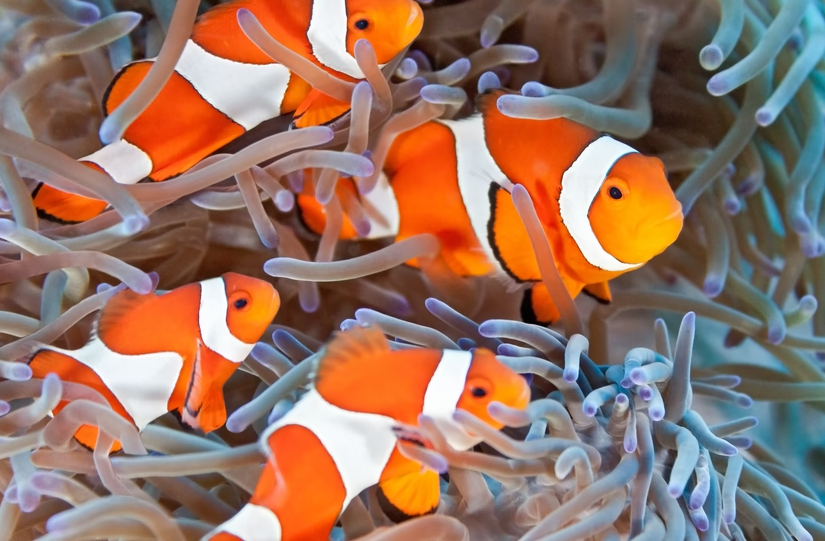
#> input picture clown_fish.png, 825 x 541 px
$ jupyter execute --allow-errors 'Clustering based Segmentation.ipynb'
#> lines starting #> are read from the running program, lines starting #| are printed output that depends on the picture; after the words box and inside, x2 and y2 are one past the last pixel; in counts of white or black regions, pixels touching at a corner belong together
[cell 1]
import cv2
import numpy as np
import matplotlib.pyplot as plt

[cell 2]
image = cv2.imread('clown_fish.png')
#> image is the input picture: shape (541, 825, 3); mean B, G, R 100.7, 115.7, 150.1

[cell 3]
img_rgb = cv2.cvtColor(image, cv2.COLOR_BGR2RGB)
plt.imshow(img_rgb)
plt.title('Original Image')

[cell 4]
img_flatten = img_rgb.flatten()

[cell 5]
data = img_rgb.reshape((-1, 3))
data = np.float32(data)

[cell 6]
k = 4

[cell 7]
criteria = (cv2.TERM_CRITERIA_EPS + cv2.TERM_CRITERIA_MAX_ITER, 100, 0.2)

[cell 8]
ret, labels, centres = cv2.kmeans(data, k, None, criteria, 10, cv2.KMEANS_RANDOM_CENTERS)
#> ret = 955742461; centres = [[235.6, 98.85, 22.37], [215.4, 219.8, 226.5], [89.72, 71.37, 63.85], [140.6, 137.2, 143.5]]

[cell 9]
centres
#> Out has the same summary as centres

[cell 10]
segmented_labels = labels.reshape(img_rgb.shape[0], img_rgb.shape[1])
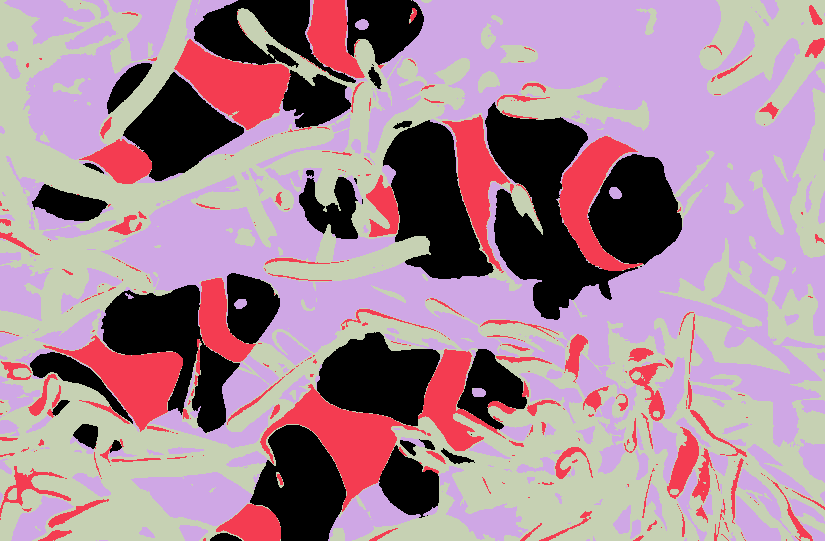
#> segmented_labels: shape (541, 825) int32; 4 distinct labels, from 0 to 3; one colour per label, 0 black

[cell 11]
plt.imshow(segmented_labels)

[cell 12]
cluster_mask = []

for i in range(k):
    mask = (segmented_labels == i)
    cluster_mask.append(mask)
#> this loop made 4 passes
#> pass 1, `mask = (segmented_labels == i)`:
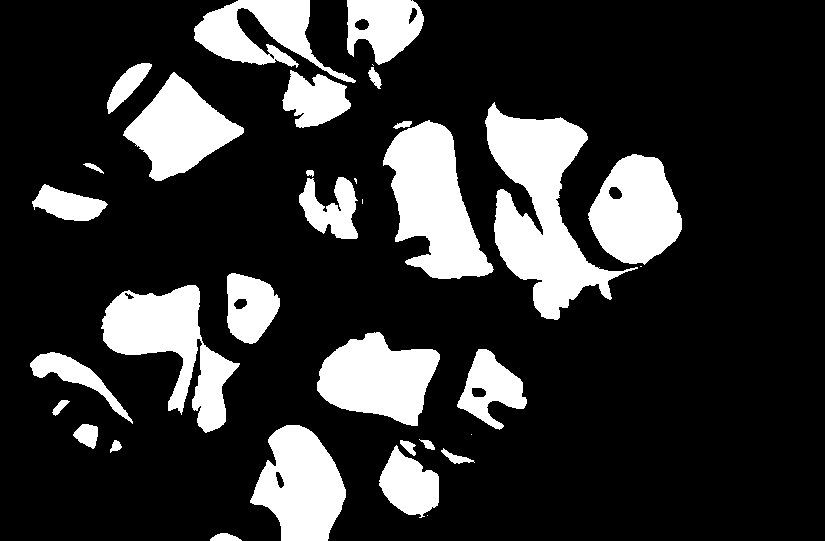
#> mask: shape (541, 825) bool; 19.9% white; 34 white regions (6 under 20 px), largest, box (x1, y1, x2, y2) and area: (485, 102, 638, 320) 13604, (383, 120, 494, 279) 9933, (101, 285, 240, 433) 8744
#> pass 2, `mask = (segmented_labels == i)`:
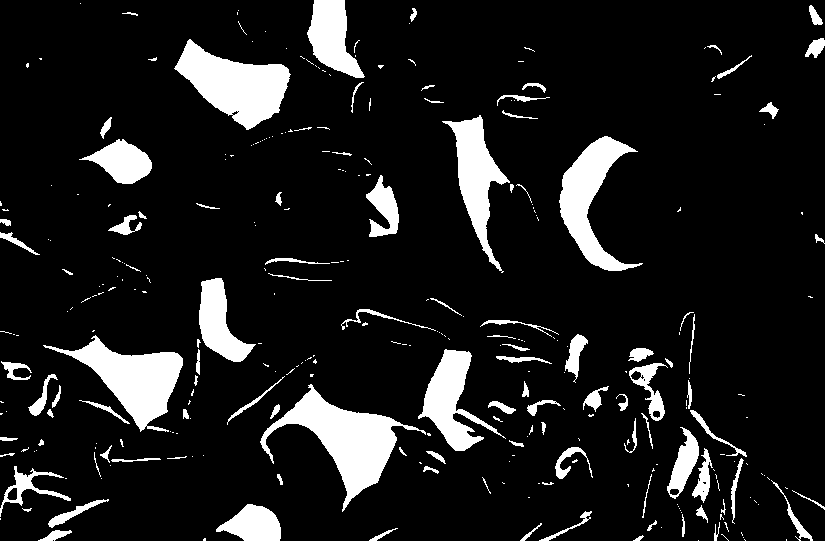
#> mask: shape (541, 825) bool; 11.3% white; 310 white regions (202 under 20 px), largest, box (x1, y1, x2, y2) and area: (260, 384, 426, 512) 6198, (174, 39, 291, 130) 5435, (43, 335, 183, 432) 5071
#> pass 3, `mask = (segmented_labels == i)`:
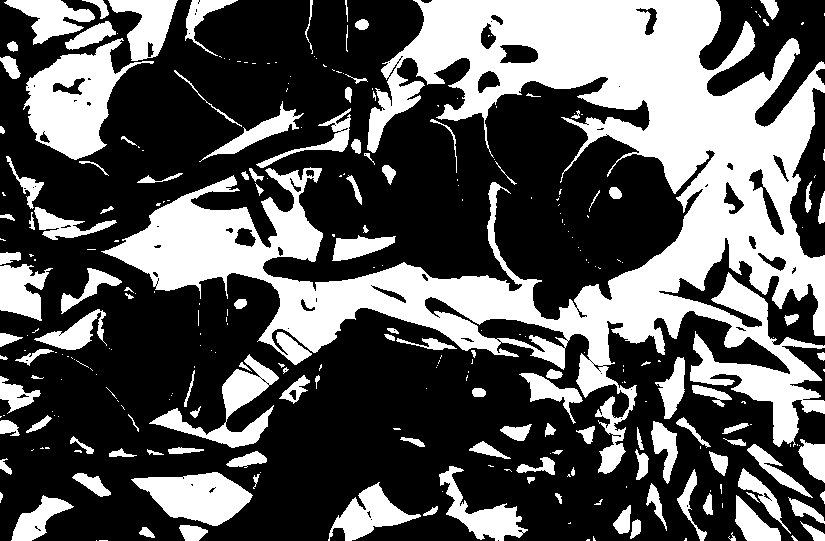
#> mask: shape (541, 825) bool; 35.3% white; 291 white regions (163 under 20 px), largest, box (x1, y1, x2, y2) and area: (101, 0, 825, 474) 103232, (23, 38, 154, 160) 7175, (131, 472, 253, 526) 3973
#> after the loop, cluster_mask = 4 items

[cell 13]
plt.imshow(cluster_mask[0], cmap = 'gray')

[cell 14]
plt.imshow(cluster_mask[1], cmap = 'gray')

[cell 15]
cluster_mask_images = []

for i, mask in enumerate(cluster_mask):
    cluster_color = centres[i]
    cluster_mask_rgb = np.zeros_like(img_rgb)
    cluster_mask_rgb[mask] = cluster_color
    cluster_mask_images.append(cluster_mask_rgb)
#> this loop made 4 passes
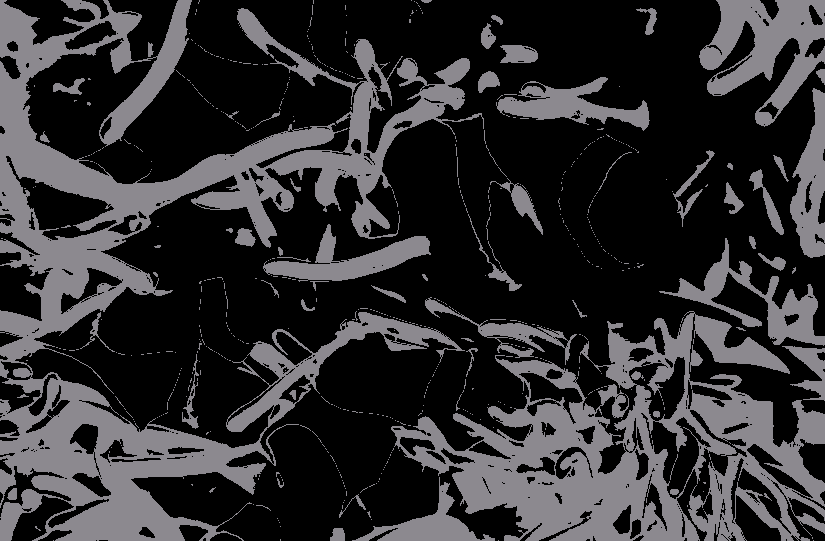
#> cluster_mask_rgb: shape (541, 825, 3); mean R, G, B 46.8, 45.8, 47.8
#> after the loop, cluster_mask_images = 4 items

[cell 16]
plt.imshow(cluster_mask_images[0], cmap = 'gray')
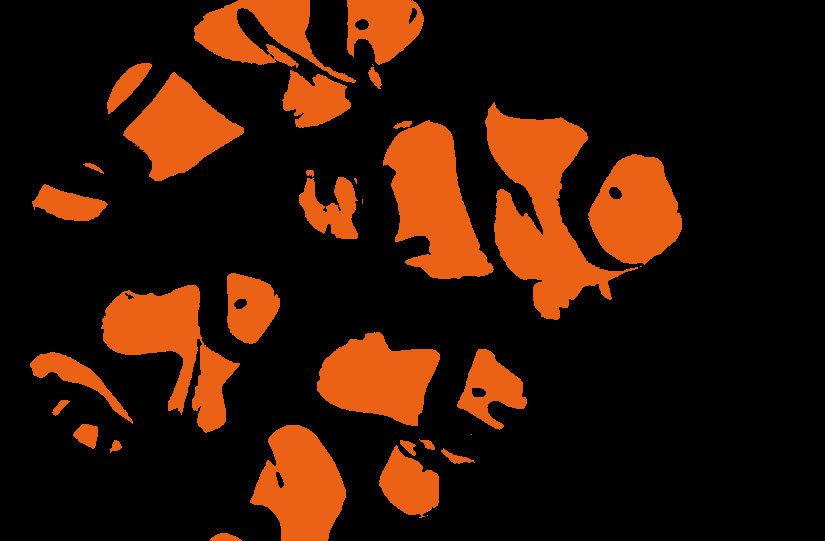
#> shown: shape (541, 825, 3); mean R, G, B 46.8, 19.5, 4.4

[cell 17]
plt.imshow(cluster_mask_images[1], cmap = 'gray')
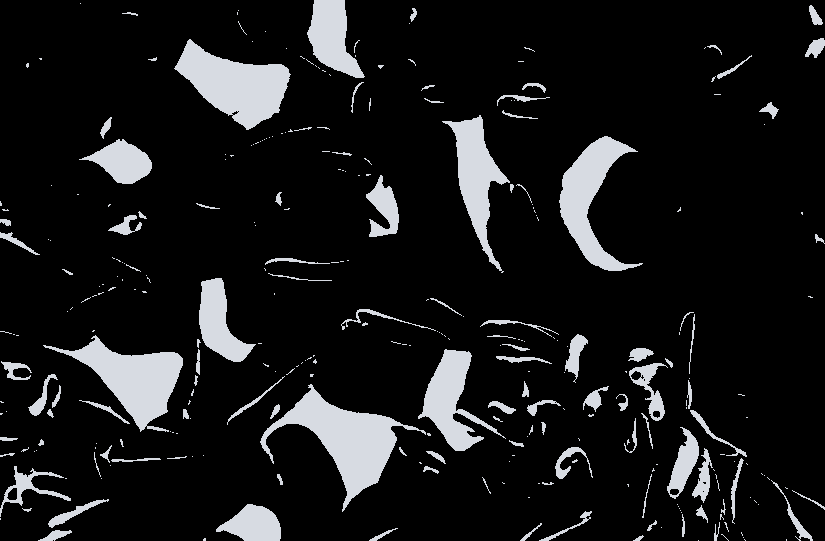
#> shown: shape (541, 825, 3); mean R, G, B 24.4, 24.8, 25.6

[cell 18]
merged_mask = cluster_mask_images[0] ^ cluster_mask_images[1]
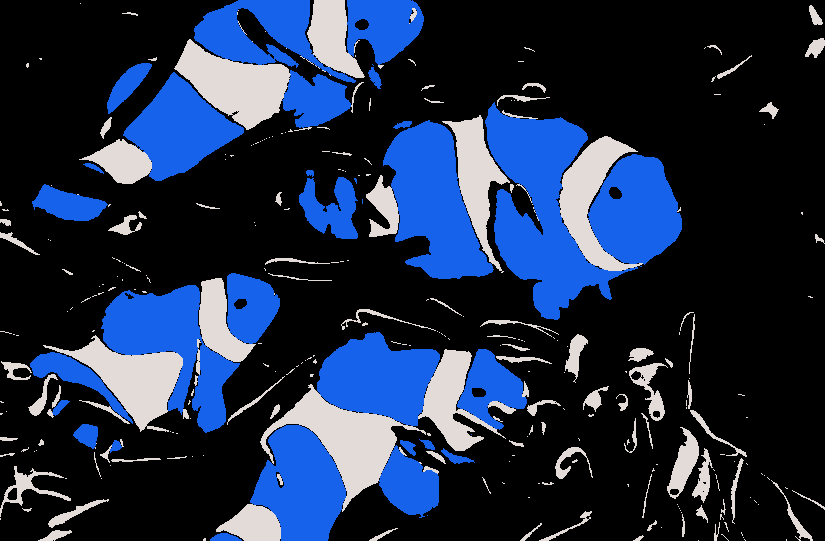
#> merged_mask: shape (541, 825, 3); mean of channels 0, 1, 2 71.2, 44.4, 30; drawn as B, G, R
merged_mask_rgb = np.zeros_like(img_rgb)
#> (the rest of this cell did not finish here and is left out)

$ run again, with friends.png copied over clown_fish.png
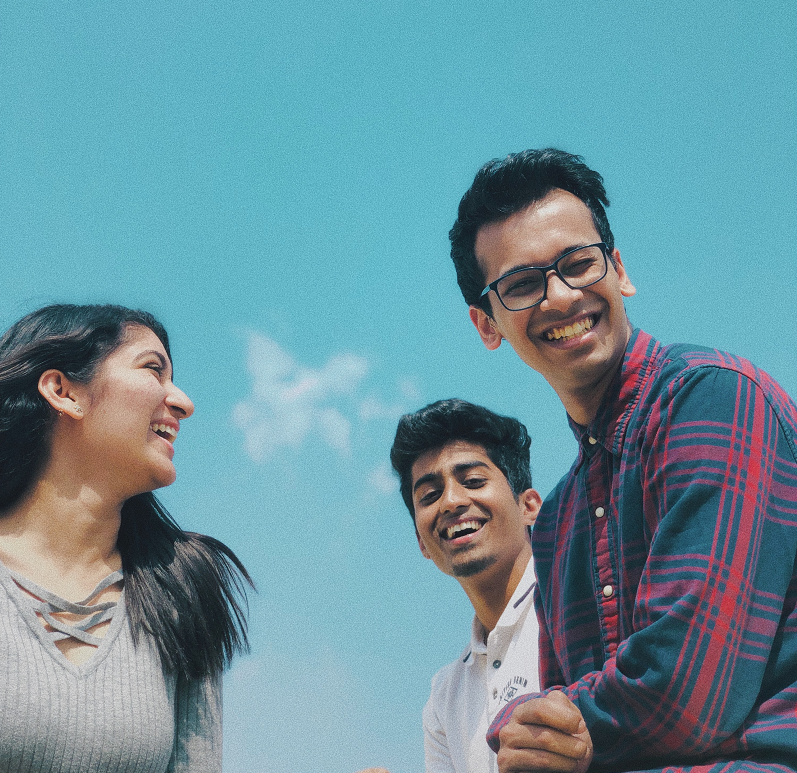
#> input picture friends.png, 797 x 773 px
#> image is the input picture: shape (773, 797, 3); mean B, G, R 157.5, 146.5, 107.3
#> ret = 603655509.1; centres = [[174.7, 186.8, 190.2], [45.2, 60.39, 71.09], [143.8, 106.2, 104.7], [103.1, 181, 197.7]]
#> Out has the same summary as centres
#> segmented_labels: shape (773, 797) int32; 4 distinct labels, from 0 to 3
#> after the loop `for i in range(k):`: cluster_mask = 4 items
#> the loop `for i, mask in enumerate(cluster_mask):` made 4 passes
#> after the loop `for i, mask in enumerate(cluster_mask):`:
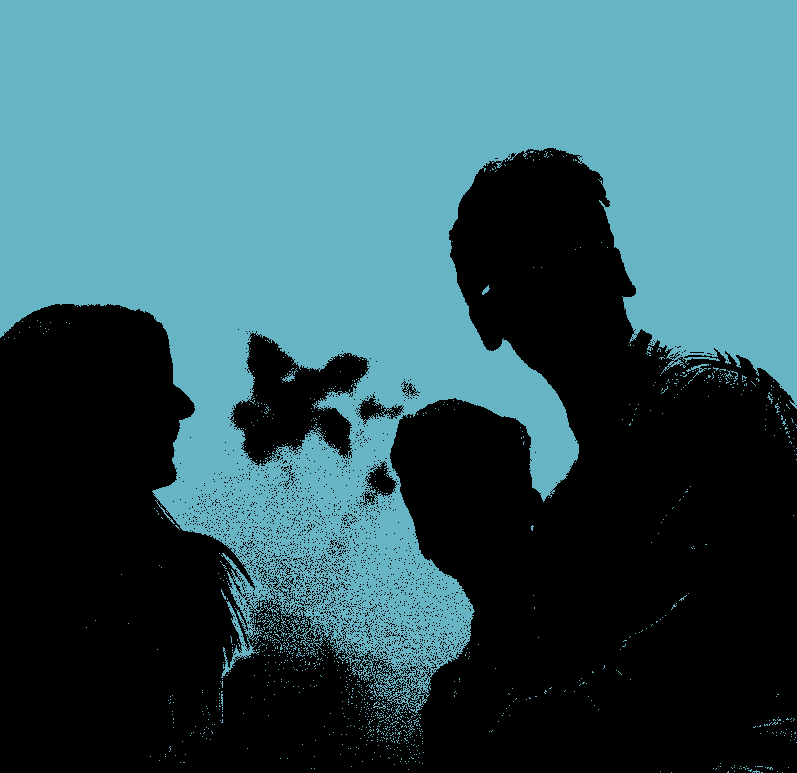
#> cluster_mask_rgb: shape (773, 797, 3); mean R, G, B 51.9, 90.7, 99.3
#> `merged_mask = cluster_mask_images[0] ^ cluster_mask_images[1]`:
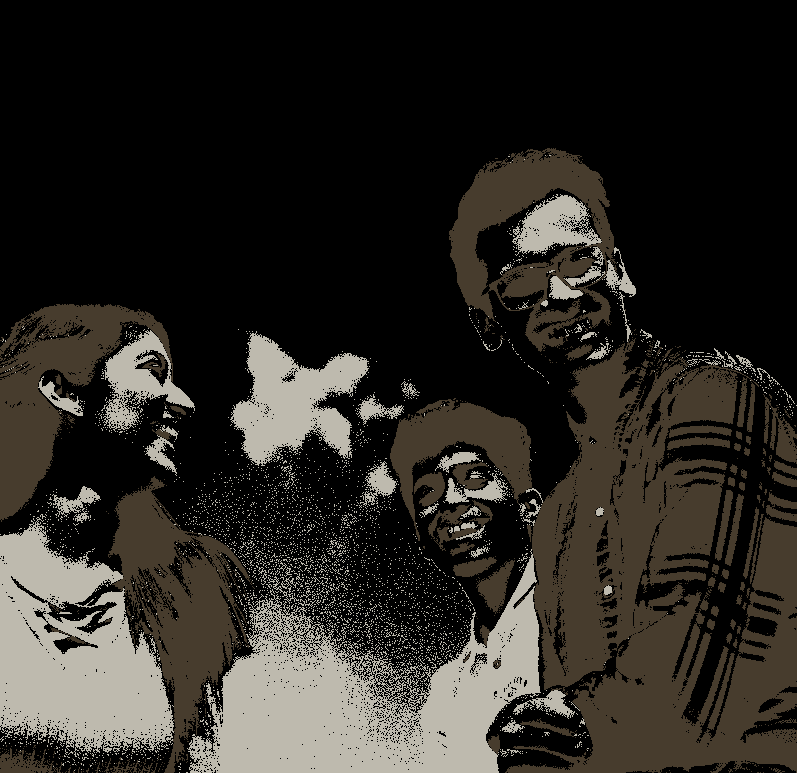
#> merged_mask: shape (773, 797, 3); mean of channels 0, 1, 2 35.9, 40.8, 43.8; drawn as B, G, R

$ run again, with horse_face.png copied over clown_fish.png
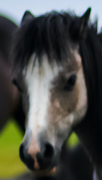
#> input picture horse_face.png, 102 x 180 px
#> image is the input picture: shape (180, 102, 3); mean B, G, R 70.7, 77.6, 75.4
#> ret = 19979951.4; labels = 18360 values, max 3 at index 1006, min 0 at index 0, mean 1.96; centres = [[194.1, 202.3, 212.6], [130.2, 131.4, 87.7], [62.74, 62.27, 57.79], [17.93, 19.65, 20.87]]
#> Out has the same summary as centres
#> segmented_labels: shape (180, 102) int32; 4 distinct labels, from 0 to 3
#> after the loop `for i in range(k):`: cluster_mask = 4 items
#> the loop `for i, mask in enumerate(cluster_mask):` made 4 passes
#> after the loop `for i, mask in enumerate(cluster_mask):`:
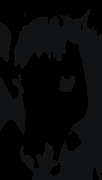
#> cluster_mask_rgb: shape (180, 102, 3); mean R, G, B 7.7, 8.61, 9.06
#> `merged_mask = cluster_mask_images[0] ^ cluster_mask_images[1]`:
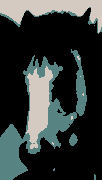
#> merged_mask: shape (180, 102, 3); mean of channels 0, 1, 2 54.2, 55.7, 49.1; drawn as B, G, R
